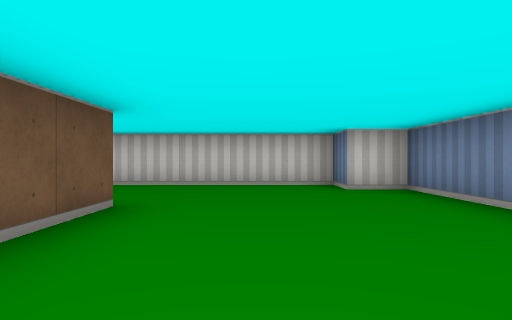
[1] (above)

13 first-person views from a walk through a cub3D level. The camera is about half as high as the walls, looks level and sees 75° across. The floor is counted in squares. Each view is taken from the middle of a square. On the plan, view 1 faces up. The plan holds only what a view shows up to about 9 squares ahead; the rest is blank.

[2]
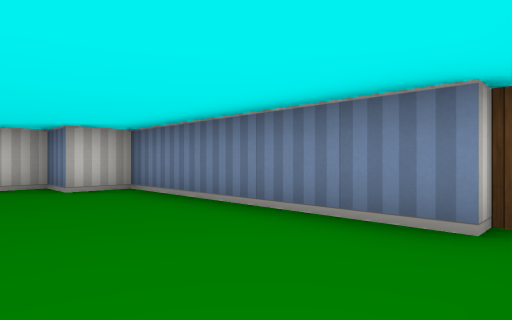

[3]
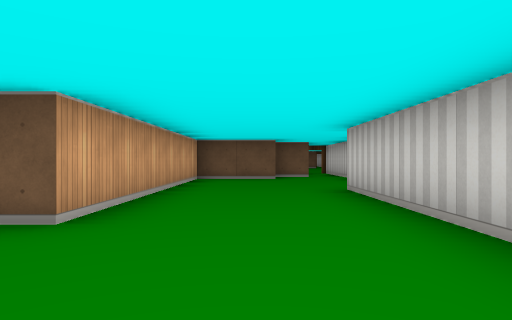

[4]
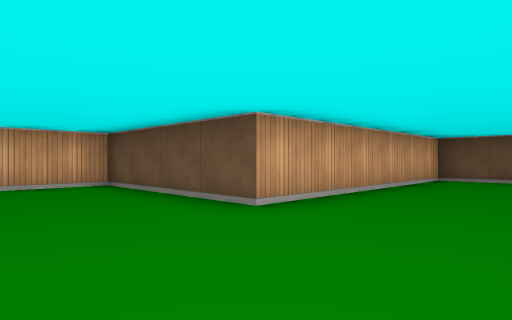

[5]
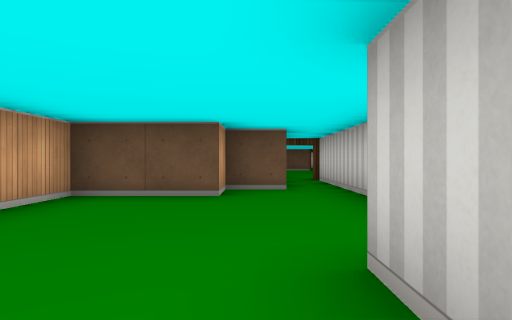

[6]
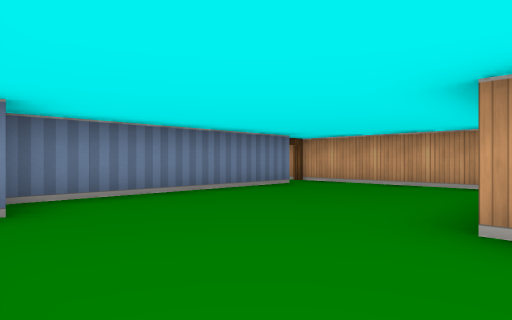

[7]
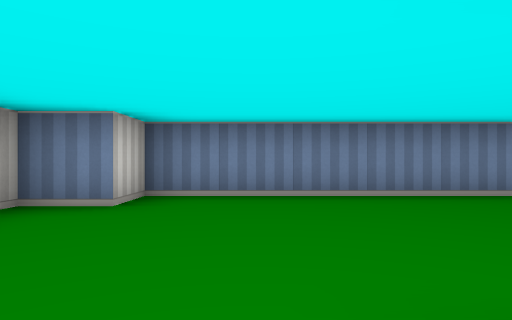

[8]
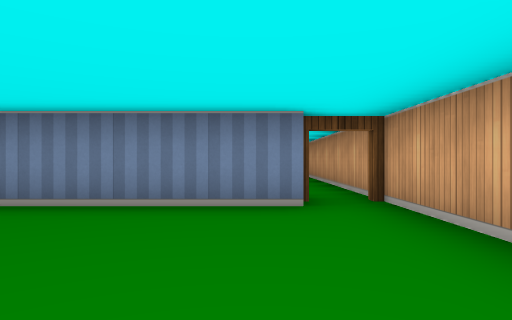

[9]
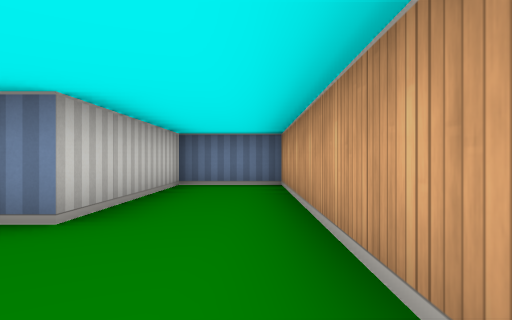

[10]
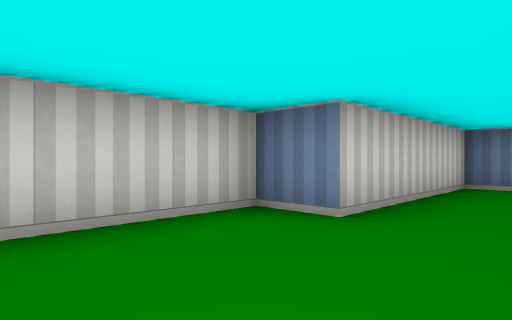

[11]
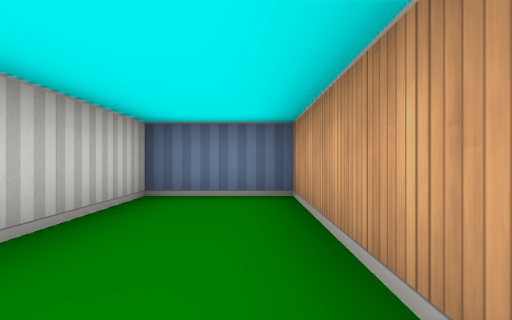

[12]
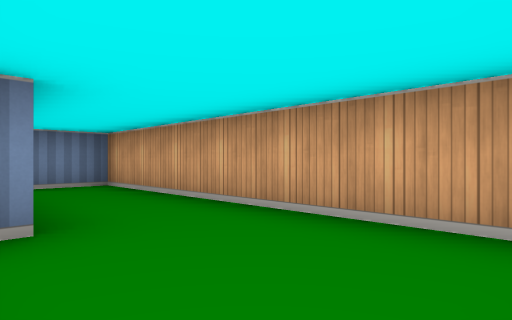

[13]
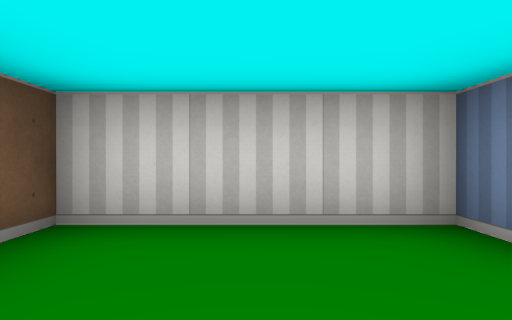

### Floor plan
Ten units are one square. View 1 is at (0, 0); x grows to the right and y downward. Boxes are objects, and circles mark ways between rooms. Rooms are numbered by the first view taken in them; rooms with no view inside come last. Other rooms are left out.
<svg viewBox="-116 -80 226 90">
<path fill="none" stroke="#000" d="M25 -5 25 -55 15 -55 15 -65 -45 -65M-75 -75 -111 -75M-85 -66 -85 -55 -75 -55 -75 -35 -15 -35 -15 5 30 5M30 5 105 5 105 -15 65 -15 65 -25 35 -25 35 -19"/>
<circle cx="30" cy="0" r="3" fill="#2a7"/>
<text x="-20" y="-40">1</text>
<text x="70" y="-10">2</text>
</svg>
Room 1 opens to room 2.

Where each view was taken, in squares from view 1:
view 1: 0 up, 0 right, facing up
view 2: 0 up, 0 right, facing up-right
view 3: 5 up, 1 right, facing left
view 4: 6 up, 1 right, facing down-left
view 5: 6 up, 3 left, facing left
view 6: 6 up, 2 left, facing down-right
view 7: 4 up, 2 left, facing right
view 8: 1 up, 1 left, facing right
view 9: 0 up, 4 right, facing right
view 10: 0 up, 4 right, facing up-right
view 11: 0 up, 6 right, facing right
view 12: 2 up, 4 right, facing down-right
view 13: 0 up, 5 right, facing up
